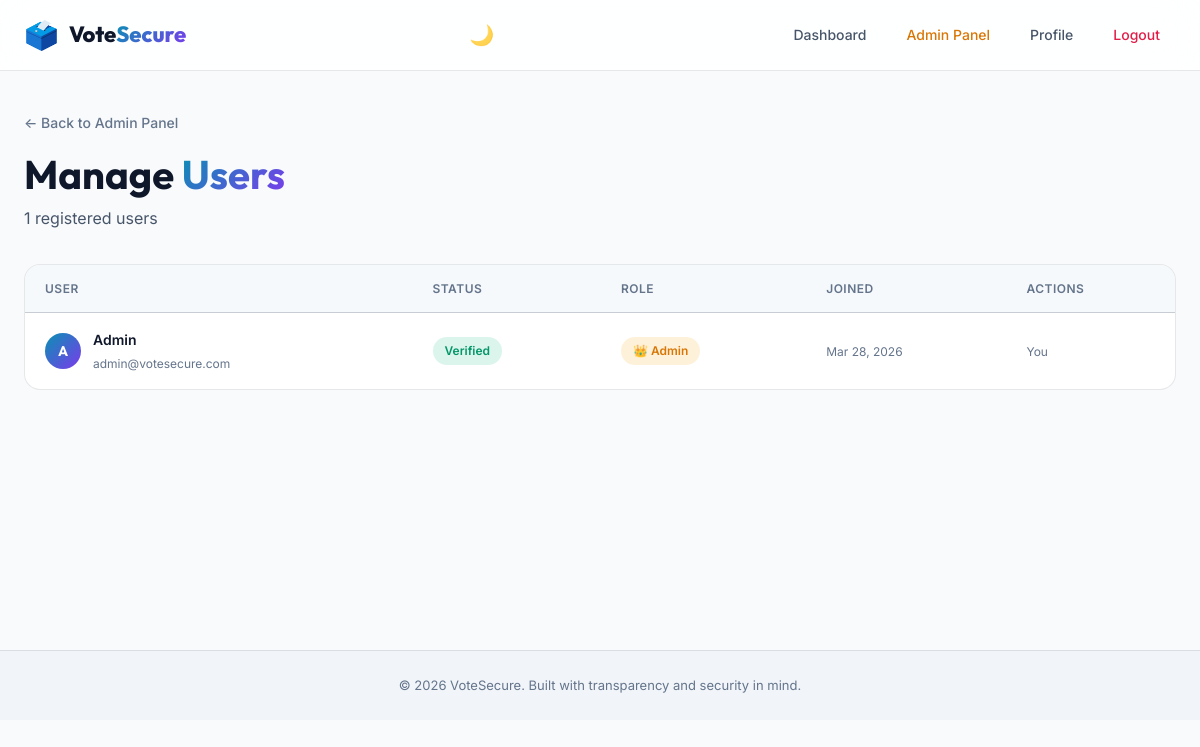
Page /admin/users (signed in) on the committed database.
### models.py (models this page shows, shortened)
class User(UserMixin, db.Model):
    __tablename__ = 'users'
    id = db.Column(db.Integer, primary_key=True)
    name = db.Column(db.String(100), nullable=False)
    email = db.Column(db.String(120), unique=True, nullable=False)
    password_hash = db.Column(db.String(256), nullable=False)
    is_verified = db.Column(db.Boolean, default=False)
    is_admin = db.Column(db.Boolean, default=False)
    otp_code = db.Column(db.String(6), nullable=True)
    otp_expiry = db.Column(db.DateTime, nullable=True)
    created_at = db.Column(db.DateTime, default=datetime.utcnow)
    votes = db.relationship('Vote', backref='voter', lazy=True)

### app.py (the view)
@app.route('/admin/users')
@admin_required
def admin_users():
    users = User.query.order_by(User.created_at.desc()).all()
    return render_template('admin/users.html', users=users)

### app.py (called while the page is built)
@login_manager.user_loader
def load_user(user_id):
    return User.query.get(int(user_id))

def admin_required(f):
    @wraps(f)
    @login_required
    def decorated(*args, **kwargs):
        if not current_user.is_admin:
            flash('Access denied. Admin privileges required.', 'danger')
            return redirect(url_for('dashboard'))
        return f(*args, **kwargs)
    return decorated

### templates/admin/users.html (shortened to what this page needs)
{% extends "base.html" %}
{% block content %}
<section class="admin-section">
    <div class="container">
        <div class="admin-header">
            <div>
                <a href="{{ url_for('admin_panel') }}" class="back-link">← Back to Admin Panel</a>
                <h1 class="page-title">Manage <span class="gradient-text">Users</span></h1>
                <p class="page-subtitle">{{ users|length }} registered users</p>
            </div>
        </div>
        {% if users %}
        <div class="table-card">
            <table class="data-table" id="users-table">
                <thead>
                    <tr>
                        <th>User</th>
                        <th>Status</th>
                        <th>Role</th>
                        <th>Joined</th>
                        <th>Actions</th>
                    </tr>
                </thead>
                <tbody>
                    {% for user in users %}
                    <tr>
                        <td>
                            <div class="table-user">
                                <span class="table-avatar">{{ user.name[0] }}</span>
                                <div>
                                    <div class="table-title">{{ user.name }}</div>
                                    <div class="table-sub">{{ user.email }}</div>
                                </div>
                            </div>
                        </td>
                        <td>
                            {% if user.is_verified %}
                                <span class="status-pill status-active">Verified</span>
                            {% else %}
                                <span class="status-pill status-inactive">Unverified</span>
                            {% endif %}
                        </td>
                        <td>
                            {% if user.is_admin %}
                                <span class="status-pill status-admin">👑 Admin</span>
                            {% else %}
                                <span class="status-pill status-voter">Voter</span>
                            {% endif %}
                        </td>
                        <td>
                            <span class="table-sub">{{ user.created_at.strftime('%b %d, %Y') }}</span>
                        </td>
                        <td>
                            <div class="table-actions">
                                {% if user.id != current_user.id %}
                                    <form method="POST" action="{{ url_for('toggle_admin', user_id=user.id) }}" style="display:inline;">
                                        <input type="hidden" name="csrf_token" value="{{ csrf_token() }}">
                                        <button type="submit" class="btn btn-ghost btn-xs" title="Toggle Admin">
                                            {% if user.is_admin %}👤 Revoke Admin{% else %}👑 Make Admin{% endif %}
                                        </button>
                                    </form>
                                    <form method="POST" action="{{ url_for('delete_user', user_id=user.id) }}" style="display:inline;" onsubmit="return confirm('Delete this user? This cannot be undone.')">
                                        <input type="hidden" name="csrf_token" value="{{ csrf_token() }}">
                                        <button type="submit" class="btn btn-ghost btn-xs btn-danger-ghost">🗑️ Delete</button>
                                    </form>
                                {% else %}
                                    <span class="table-sub">You</span>
                                {% endif %}
                            </div>
                        </td>
                    </tr>
                    {% endfor %}
                </tbody>
            </table>
        </div>
        {% else %}
        <div class="empty-state">
            <div class="empty-icon">👥</div>
            <h2>No Users</h2>
            <p>No users have registered yet.</p>
        </div>
        {% endif %}
    </div>
</section>
{% endblock %}

### static/css/style.css (style rules this page uses)
:root { --bg-primary: #f8fafc; --bg-secondary: #f1f5f9; --bg-card: rgba(255, 255, 255, 0.9); --bg-input: rgba(255, 255, 255, 0.8); --text-primary: #0f172a; --text-secondary: #475569; --text-muted: #64748b; --accent-cyan: #0891b2; --accent-violet: #7c3aed; --accent-emerald: #059669; --accent-amber: #d97706; --accent-rose: #e11d48; --gradient-primary: linear-gradient(135deg, #0891b2, #7c3aed); --border-color: rgba(15, 23, 42, 0.1); --border-accent: rgba(8, 145, 178, 0.3); --shadow-md: 0 4px 16px rgba(15, 23, 42, 0.05); --shadow-lg: 0 8px 32px rgba(15, 23, 42, 0.08); --shadow-glow: 0 0 30px rgba(8, 145, 178, 0.2); --bg-nav: rgba(255, 255, 255, 0.85); --bg-nav-menu: rgba(248, 250, 252, 0.98); --bg-hover: rgba(241, 245, 249, 0.5); --bg-hover-strong: rgba(241, 245, 249, 0.8); --bg-table-header: rgba(241, 245, 249, 0.6); --bg-table-hover: rgba(241, 245, 249, 0.4); --bg-hero: linear-gradient(160deg, #f8fafc 0%, #f1f5f9 40%, #e2e8f0 100%); --radius-sm: 8px; --radius-md: 12px; --radius-lg: 16px; --radius-xl: 24px; --transition-fast: 0.2s ease; --transition-normal: 0.3s ease; }
*, *::before, *::after { margin: 0; padding: 0; box-sizing: border-box; }
html { scroll-behavior: smooth; }
body { font-family: 'Inter', -apple-system, sans-serif; background: var(--bg-primary); color: var(--text-primary); line-height: 1.6; min-height: 100vh; overflow-x: hidden; -webkit-font-smoothing: antialiased; }
h1,h2,h3,h4,h5,h6 { font-family: 'Outfit','Inter',sans-serif; font-weight: 700; line-height: 1.2; }
a { color: var(--accent-cyan); text-decoration: none; transition: color var(--transition-fast); }
.container { max-width: 1200px; margin: 0 auto; padding: 0 24px; }
.gradient-text { background: var(--gradient-primary); -webkit-background-clip: text; -webkit-text-fill-color: transparent; background-clip: text; }
.page-title { font-size: clamp(1.8rem,4vw,2.5rem); margin-bottom: 8px; }
.page-subtitle { color: var(--text-secondary); font-size: 16px; }
.back-link { display: inline-flex; align-items: center; gap: 6px; color: var(--text-muted); font-size: 14px; font-weight: 500; margin-bottom: 16px; }
.admin-section { padding: 40px 0 80px; }
.admin-header { display: flex; justify-content: space-between; align-items: flex-start; flex-wrap: wrap; gap: 16px; margin-bottom: 32px; }
.table-card { background: var(--bg-card); border: 1px solid var(--border-color); border-radius: var(--radius-lg); overflow: hidden; }
.data-table { width: 100%; border-collapse: collapse; }
.data-table thead { background: var(--bg-table-header); transition: background var(--transition-normal); }
.data-table th { padding: 14px 20px; text-align: left; font-size: 12px; font-weight: 600; text-transform: uppercase; letter-spacing: 0.5px; color: var(--text-muted); border-bottom: 1px solid var(--border-color); }
.data-table td { padding: 16px 20px; font-size: 14px; border-bottom: 1px solid rgba(148,163,184,0.06); vertical-align: middle; }
.data-table tbody tr:last-child td { border-bottom: none; }
.table-title { font-weight: 600; }
.table-sub { font-size: 12px; color: var(--text-muted); margin-top: 2px; }
.table-user { display: flex; align-items: center; gap: 12px; }
.table-avatar { width: 36px; height: 36px; border-radius: 50%; background: var(--gradient-primary); display: flex; align-items: center; justify-content: center; font-size: 14px; font-weight: 700; font-family: 'Outfit',sans-serif; color: #fff; flex-shrink: 0; }
.table-actions { display: flex; gap: 6px; flex-wrap: wrap; }
.status-pill { display: inline-block; padding: 4px 12px; border-radius: 100px; font-size: 12px; font-weight: 600; }
.status-active { background: rgba(16,185,129,0.15); color: var(--accent-emerald); }
.status-admin { background: rgba(245,158,11,0.15); color: var(--accent-amber); }

### rows in the picture
User: name "A", name "Admin", email "admin@votesecure.com", is_verified "Verified", is_admin "👑 Admin", created_at "Mar 28, 2026", shows "You"

### other values in the picture
{{ users|length }} "1"
